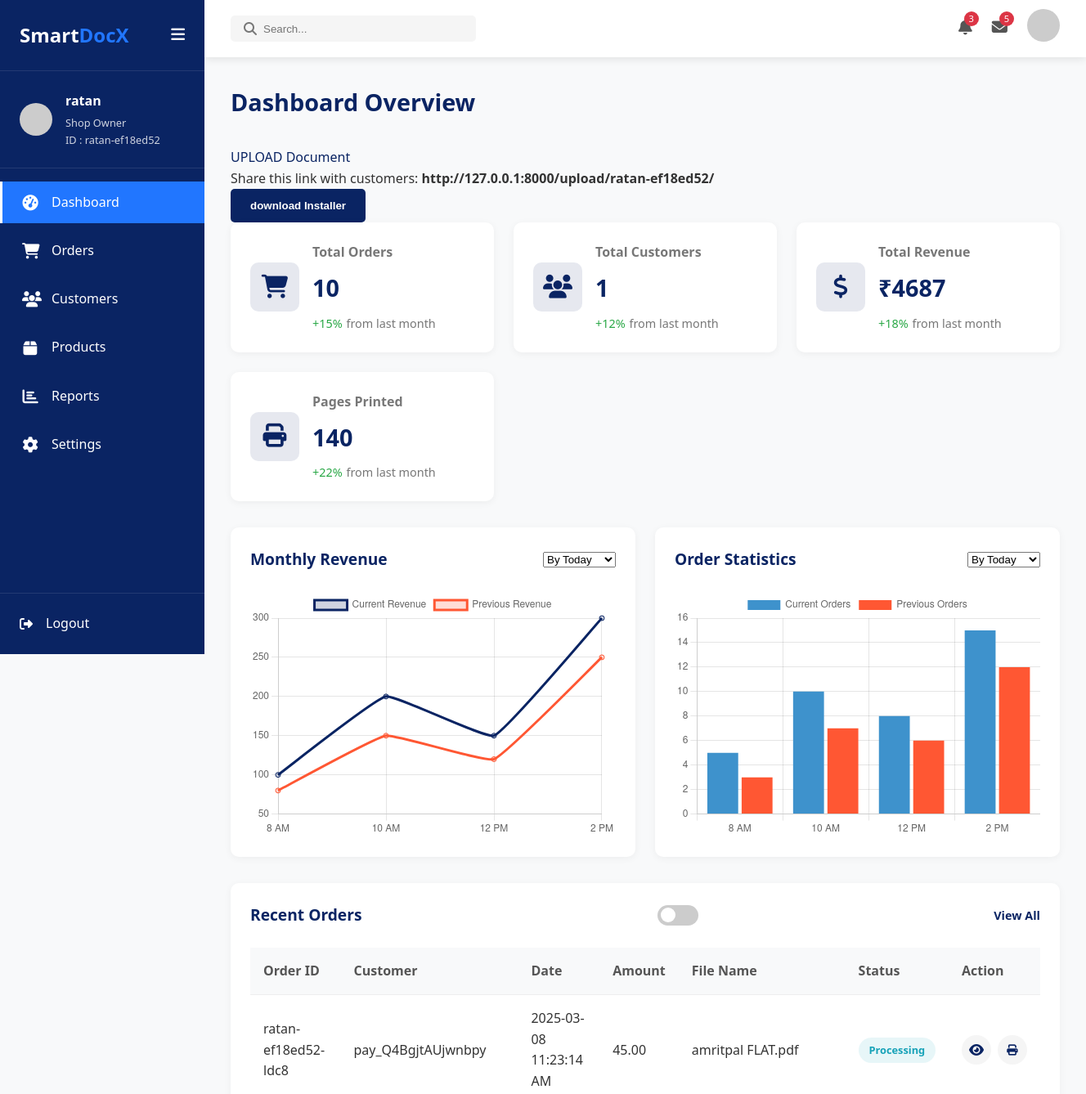
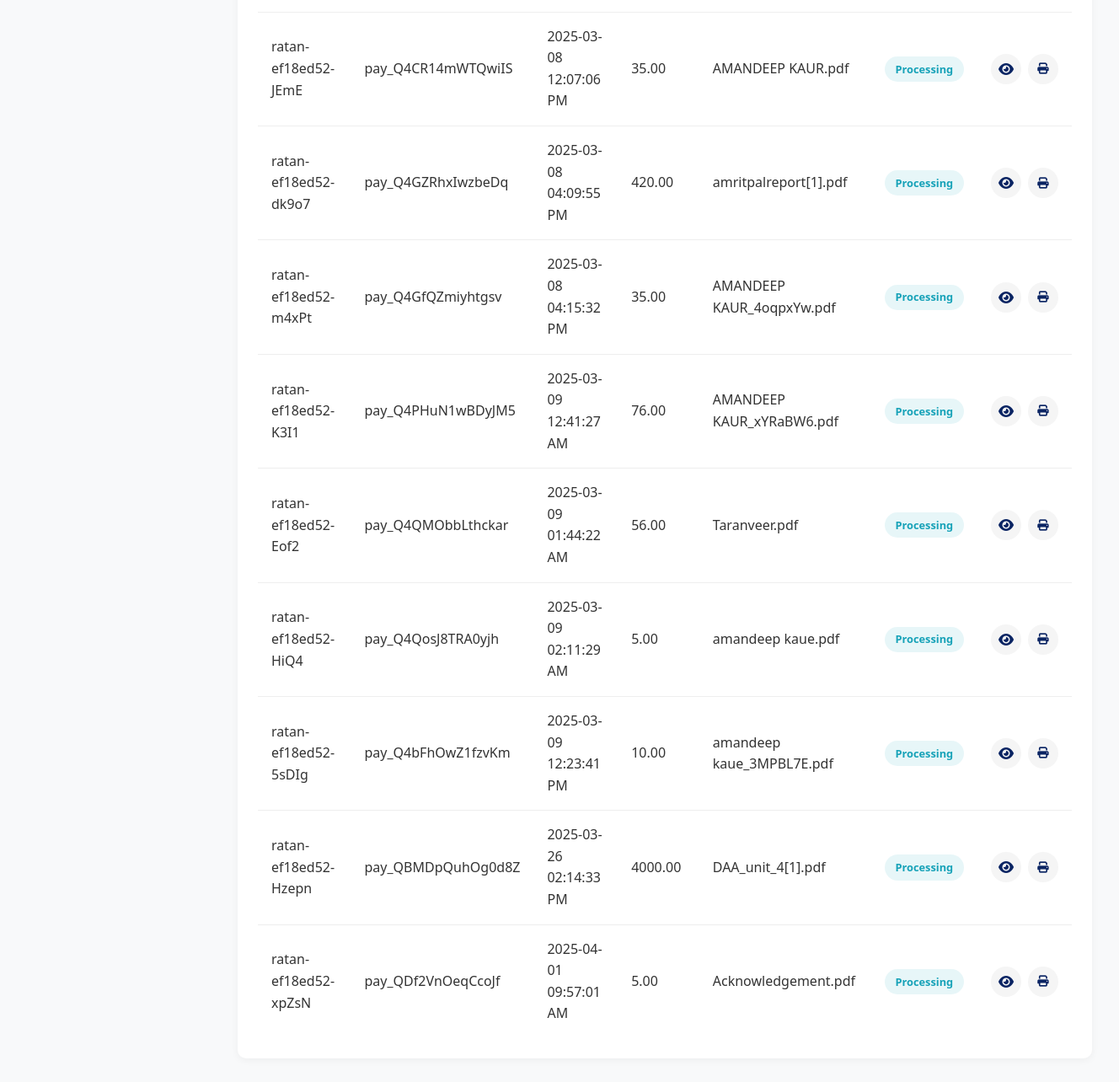
The app's page /dashboard/ (signed in), older data (2 pictures, top to bottom).
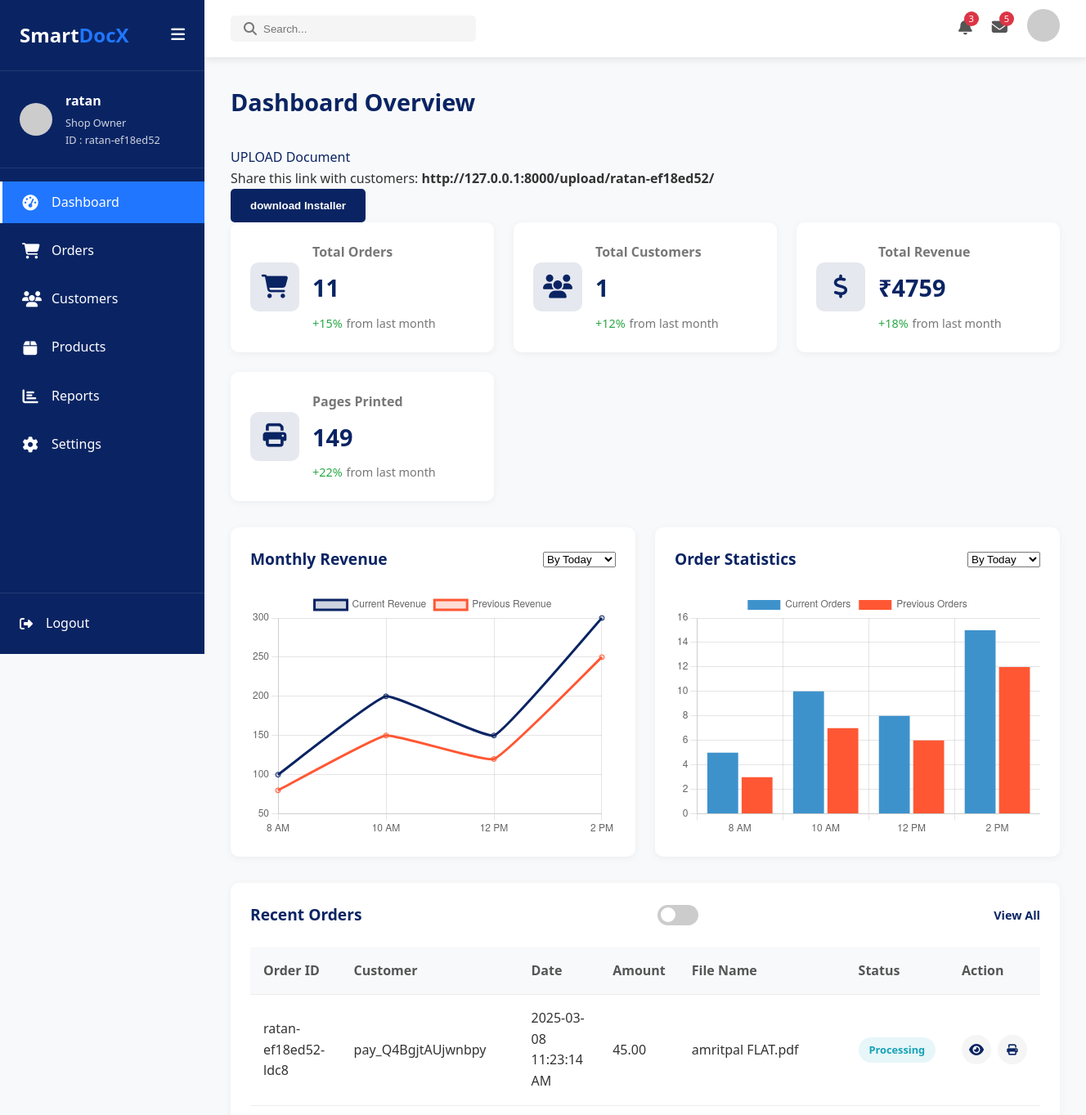
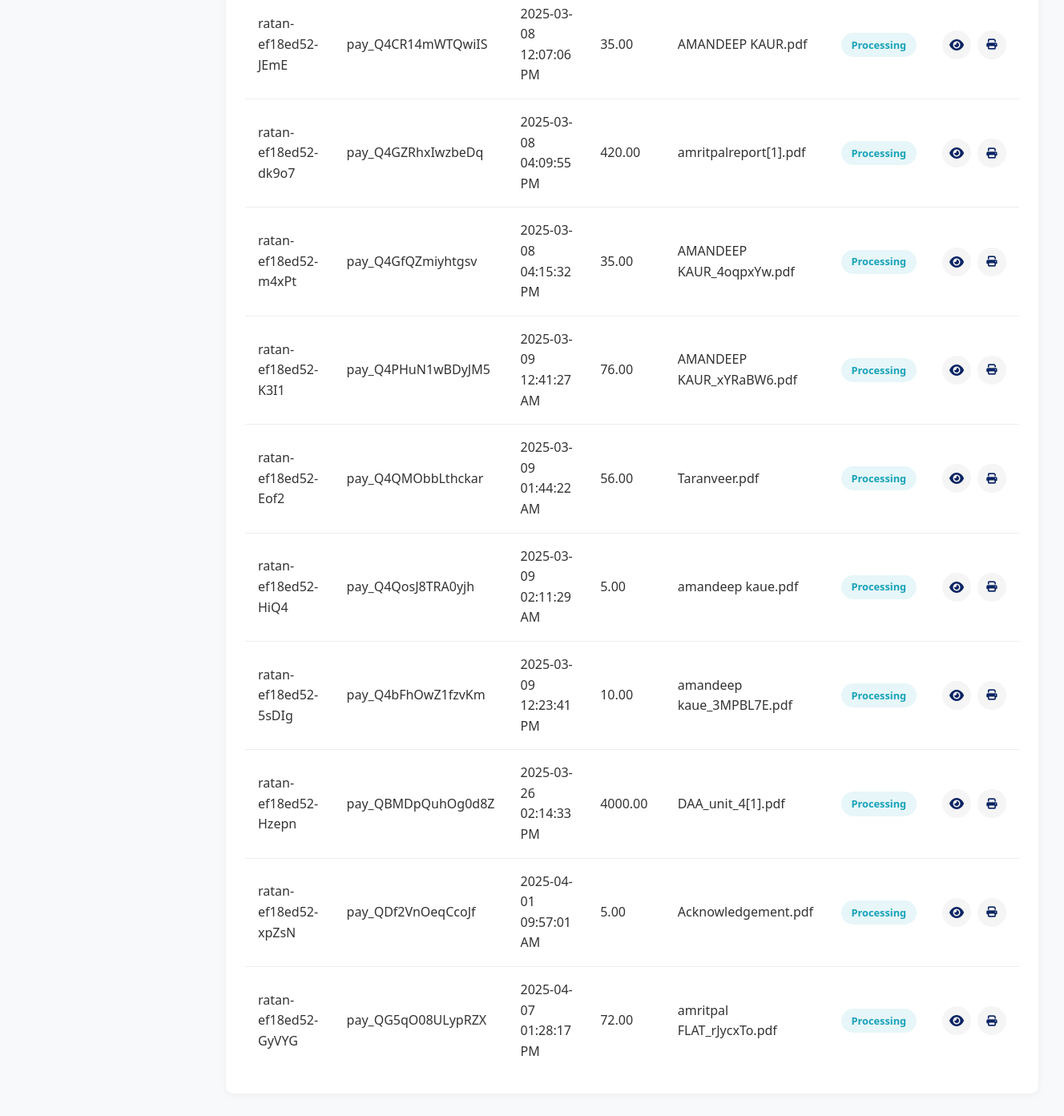
The same page, newer data (2 pictures, top to bottom).
### users/models.py (models this page shows, shortened)
class PrintOrder(models.Model):
    unique_url = models.CharField(max_length=100)
    amount = models.DecimalField(max_digits=10, decimal_places=2)
    page_size = models.CharField(max_length=50)
    paper_type = models.CharField(max_length=50)
    print_color = models.CharField(max_length=50)
    print_sides = models.CharField(max_length=50)
    binding = models.CharField(max_length=50)
    copies = models.PositiveIntegerField()
    transaction_id = models.CharField(max_length=100)
    total_pages = models.PositiveIntegerField(default=1)
    order_id = models.CharField(max_length=100, unique=True)
    order_time = models.DateTimeField(default=timezone.now)  # Use timezone-aware default
    document = models.FileField(upload_to="user_uploads/", null=True, blank=True)

### users/views.py (the view, shortened to what this page needs)
# urls.py: path('dashboard/', dashboard, name='dashboard'),
@login_required
def dashboard(request):
    user = request.user  # Get the logged-in user
    if not CustomUser.objects.filter(username=user.username).exists():
        return render(request, "error.html", {"message": "User does not exist."})
    orders = PrintOrder.objects.filter(unique_url=user.unique_url)
    owner_unique_url = user.unique_url  # Get the unique_url of the owner
    orders = PrintOrder.objects.filter(unique_url=owner_unique_url)
    total_customers = count_customers_for_owner(owner_unique_url)
    total_revenue = calculate_total_revenue(owner_unique_url)
    total_pages = count_total_pages(owner_unique_url)
    order_counts = count_orders_by_period(owner_unique_url)
    orders = PrintOrder.objects.filter(unique_url=owner_unique_url).values(
        "order_id", "transaction_id", "order_time", "amount", "document"
    )
    order_table = [
        {
            "order_id": order["order_id"] if order["order_id"] else "N/A",
            "transaction_id": order["transaction_id"],
            "order_time": datetime.fromtimestamp(order["order_time"].timestamp(), ist).strftime("%Y-%m-%d %I:%M:%S %p"),  # 12-hour format with AM/PM
            "price": str(order["amount"]),
            "file_name": os.path.basename(order["document"]) if order["document"] else "N/A",
            "file_url": f"/media/{order['document']}" if order["document"] else "#",  # File URL
        }
        for order in orders
    ]
    orders_and_revenue = {
    "today": {
        "labels": ["8 AM", "10 AM", "12 PM", "2 PM"],
        "current": {"revenue": [100, 200, 150, 300], "orders": [5, 10, 8, 15]},
        "previous": {"revenue": [80, 150, 120, 250], "orders": [3, 7, 6, 12]}
    },
    "week": {
        "labels": ["Mon", "Tue", "Wed", "Thu"],
        "current": {"revenue": [500, 600, 550, 700], "orders": [25, 30, 28, 35]},
        "previous": {"revenue": [400, 550, 500, 650], "orders": [20, 27, 25, 30]}
    },
    "month": {
        "labels": ["Week 1", "Week 2", "Week 3", "Week 4"],
        "current": {"revenue": [2000, 2400, 2300, 2800], "orders": [100, 120, 110, 130]},
        "previous": {"revenue": [1800, 2200, 2100, 2600], "orders": [90, 110, 100, 120]}
    },
    "year": {
        "labels": ["Jan", "Feb", "Mar", "Apr"],
        "current": {"revenue": [8000, 8500, 8700, 9000], "orders": [400, 420, 430, 450]},
        "previous": {"revenue": [7500, 8000, 8200, 8500], "orders": [380, 400, 410, 430]}
    },
    "all_time": {
        "labels": ["2019", "2020", "2021", "2022", "2023"],
        "current": {"revenue": [50000, 55000, 60000, 65000, 70000], "orders": [2500, 2700, 3000, 3200, 3500]},
        "previous": {"revenue": [45000, 50000, 55000, 60000, 65000], "orders": [2300, 2500, 2800, 3000, 3300]}
    }
}
    return render(request, "users/dashboard.html", {
        "user": user,
        "orders": orders,
        "unique_url": user.unique_url,
        "orders_and_revenue": orders_and_revenue,
        "total_orders": orders.count(),
        "total_customers": total_customers,
        "total_revenue": total_revenue,
        "total_pages": total_pages,
        "order_table": order_table
    })

### users/models.py (called while the page is built)
    def __str__(self):
        return self.username

### users/views.py (called while the page is built)
def count_customers_for_owner(owner_unique_url):
    customers_count = (
        PrintOrder.objects.filter(unique_url=owner_unique_url, order_id__isnull=False)
        .values("unique_url")
        .distinct()
        .count()
    )
    return customers_count

def calculate_total_revenue(owner_unique_url):
    total_revenue = (
        PrintOrder.objects.filter(unique_url=owner_unique_url)
        .aggregate(total=Sum("amount"))["total"] or 0
    )
    return total_revenue

def count_total_pages(owner_unique_url):
    total_pages = (
        PrintOrder.objects.filter(unique_url=owner_unique_url)
        .aggregate(total=Sum("total_pages"))["total"] or 0
    )
    return total_pages

### templates/users/dashboard.html (shortened to what the changed rows need)
<!DOCTYPE html>
<html lang="en">
<head>
    <link rel="stylesheet" href="https://cdnjs.cloudflare.com/ajax/libs/font-awesome/6.4.0/css/all.min.css">
    <link href="https://cdn.jsdelivr.net/gh/gitbrent/bootstrap-switch-button@1.1.0/css/bootstrap-switch-button.min.css" rel="stylesheet">
    <!-- {% load static %}
    <link rel="stylesheet" href="{% static 'styles/home.css' %}"> -->
    {% load static %}
    <link rel="stylesheet" href="{% static 'styles/home.css' %}">
    <link rel="stylesheet" href="{% static 'styles/dashboard.css' %}">
</head>
<body class="dashboard-body">
    <div class="dashboard-container">
        <aside class="sidebar">
            <div class="sidebar-header">
                <h2>Smart<span>DocX</span></h2>
            </div>
        </aside>
        <main class="dashboard-main">
            <div class="dashboard-content active" id="dashboard-section">
                <h1>Dashboard Overview</h1>
                <script>
                    function generateQR() {
                        let qr = qrcode(0, 'L');
                        let url = "http://127.0.0.1:8000/upload/{{unique_url}}";
                        qr.addData(url);
                        qr.make();
                        document.getElementById('qrcode').innerHTML = qr.createImgTag(8);
                    }
                    function downloadQR() {
                        html2canvas(document.getElementById('qr-card')).then(canvas => {
                            let link = document.createElement('a');
                            link.download = 'SmartDocX_QR.png';
                            link.href = canvas.toDataURL('image/png');
                            link.click();
                        });
                    }
                    window.onload = generateQR;
                </script>
                <div class="stats-container">
                    <div class="stat-card">
                        <div class="stat-info">
                            <h3>Total Orders</h3>
                            <p class="stat-number">{{total_orders}}</p>
                            <p class="stat-change positive">+15% <span>from last month</span></p>
                        </div>
                    </div>
                    <div class="stat-card">
                        <div class="stat-info">
                            <h3>Total Revenue</h3>
                            <p class="stat-number">₹{{total_revenue}}</p>
                            <p class="stat-change positive">+18% <span>from last month</span></p>
                        </div>
                    </div>
                    <div class="stat-card">
                        <div class="stat-info">
                            <h3>Pages Printed</h3>
                            <p class="stat-number">{{total_pages}}</p>
                            <p class="stat-change positive">+22% <span>from last month</span></p>
                        </div>
                    </div>
                </div>
                <div class="recent-orders">
                    <div class="table-responsive">
                        <table>
                            <thead>
                                <tr>
                                    <th>Order ID</th>
                                    <th>Customer</th>
                                    <th>Date</th>
                                    <th>Amount</th>
                                    <th>File Name</th>
                                    <th>Status</th>
                                    <th>Action</th>
                                </tr>
                            </thead>
                            <tbody>
                                    {% for order in order_table %}
                                    <tr>
                                        <td>{{ order.order_id }}</td>
                                        <td>{{ order.transaction_id }}</td>
                                        <td>{{ order.order_time }}</td>
                                        <td>{{ order.price }}</td>
                                        <td>{{ order.file_name }}</td>
                                        <td><span class="status processing">Processing</span></td>
                                        <td>
                                            <div class="action-buttons">
                                                <a href="{{ order.file_url|urlencode }}" target="_blank" class="btn-icon">
                                                    <i class="fas fa-eye"></i>
                                                </a>
                                                <form class="print-form" method="post">
                                                    <button class="btn-print" data-file-path="{{ order.file_url|default:'' }}">
                                                        <i class="fas fa-print"></i>
                                                    </button>
                                                </form>
                                            </div>
                                        </td>
                                </tr>
                                {% empty %}
                                <tr>
                                    <td colspan="5">No orders found.</td>
                                </tr>
                                {% endfor %}
                            </tbody>
                        </table>
                    </div>
                </div>
            </div>
        </main>
    </div>
</body>
</html>

Row changes from the older to the newer data that the page shows:
added PrintOrder: order_id "ratan-ef18ed52-GyVYG", transaction_id "pay_QG5qO08ULypRZX", order_time "2025-04-07 01:28:17 PM", price "72.00", file_name "amritpal FLAT_rJycxTo.pdf"
Text that changed along with them:
{{ total_orders }}: "10" → "11"
{{ total_revenue }}: "4687" → "4759"
{{ total_pages }}: "140" → "149"
